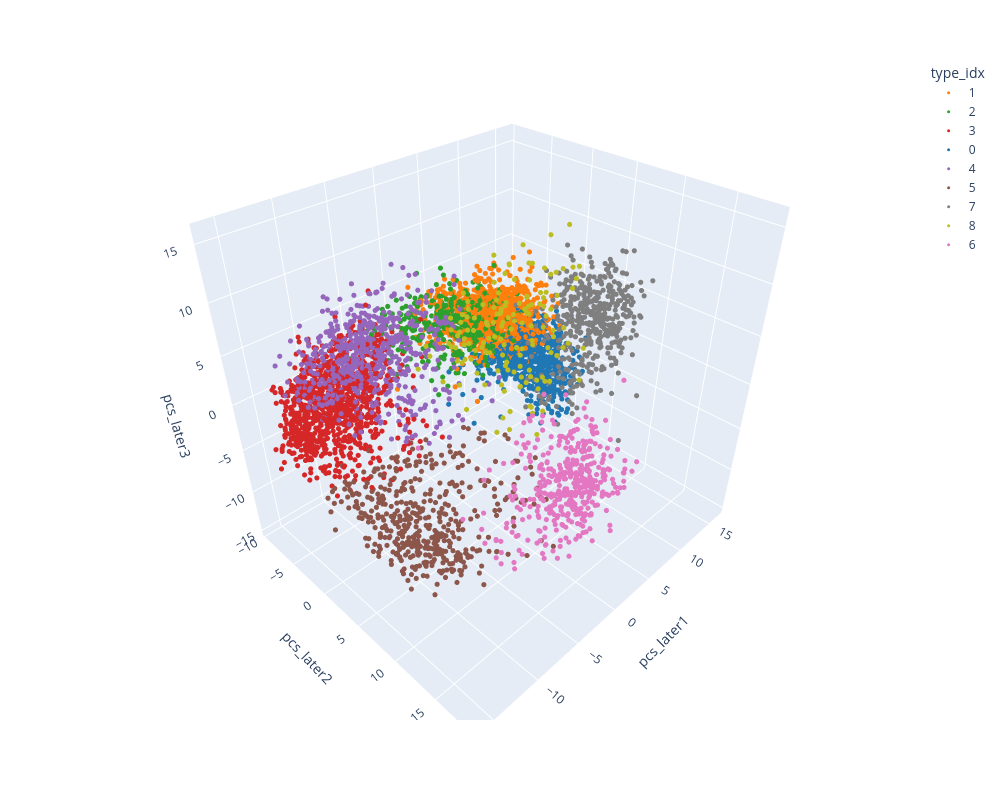

Notebook source saved alongside this figure:
### Code cell
import plotly.express as px

mpl_colors = {
    '0': '#1f77b4', '1': '#ff7f0e', '2': '#2ca02c', '3': '#d62728', '4': '#9467bd',
    '5': '#8c564b', '6': '#e377c2', '7': '#7f7f7f', '8': '#bcbd22', '9': '#17becf'
}

df = pd.DataFrame()
df['pcs_later1'] = pcs[:,0]
df['pcs_later2'] = pcs[:,1]
df['pcs_later3'] = pcs[:,2]
df['type_idx'] = sca.types_idx.astype(str)

fig = px.scatter_3d(df, x='pcs_later1', y='pcs_later2', z='pcs_later3',
                      color='type_idx', 
                      color_discrete_map=mpl_colors,
                   )
fig.update_traces(marker_size=3) 
fig.update_layout(width=1000, height=800)

fig.update_scenes(xaxis_autorange="reversed") 
fig.update_layout(scene_dragmode='orbit')
fig.show()

### Figure 1 — Plotly figure (JSON) as saved in the notebook; plotly's stock layout.template omitted (floating-point values rounded to 4 significant figures; data arrays with more than 128 entries replaced by an {"elided": "..."} marker saying what was removed)
{"data": [{"hovertemplate": "type_idx=1<br>pcs_later1=%{x}<br>pcs_later2=%{y}<br>pcs_later3=%{z}<extra></extra>", "legendgroup": "1", "marker": {"color": "#ff7f0e", "size": 3, "symbol": "circle"}, "mode": "markers", "name": "1", "scene": "scene", "showlegend": true, "type": "scatter3d", "x": {"elided": "1051 float values"}, "y": {"elided": "1051 float values"}, "z": {"elided": "1051 float values"}}, {"hovertemplate": "type_idx=2<br>pcs_later1=%{x}<br>pcs_later2=%{y}<br>pcs_later3=%{z}<extra></extra>", "legendgroup": "2", "marker": {"color": "#2ca02c", "size": 3, "symbol": "circle"}, "mode": "markers", "name": "2", "scene": "scene", "showlegend": true, "type": "scatter3d", "x": {"elided": "389 float values"}, "y": {"elided": "389 float values"}, "z": {"elided": "389 float values"}}, {"hovertemplate": "type_idx=3<br>pcs_later1=%{x}<br>pcs_later2=%{y}<br>pcs_later3=%{z}<extra></extra>", "legendgroup": "3", "marker": {"color": "#d62728", "size": 3, "symbol": "circle"}, "mode": "markers", "name": "3", "scene": "scene", "showlegend": true, "type": "scatter3d", "x": {"elided": "1068 float values"}, "y": {"elided": "1068 float values"}, "z": {"elided": "1068 float values"}}, {"hovertemplate": "type_idx=0<br>pcs_later1=%{x}<br>pcs_later2=%{y}<br>pcs_later3=%{z}<extra></extra>", "legendgroup": "0", "marker": {"color": "#1f77b4", "size": 3, "symbol": "circle"}, "mode": "markers", "name": "0", "scene": "scene", "showlegend": true, "type": "scatter3d", "x": {"elided": "773 float values"}, "y": {"elided": "773 float values"}, "z": {"elided": "773 float values"}}, {"hovertemplate": "type_idx=4<br>pcs_later1=%{x}<br>pcs_later2=%{y}<br>pcs_later3=%{z}<extra></extra>", "legendgroup": "4", "marker": {"color": "#9467bd", "size": 3, "symbol": "circle"}, "mode": "markers", "name": "4", "scene": "scene", "showlegend": true, "type": "scatter3d", "x": {"elided": "648 float values"}, "y": {"elided": "648 float values"}, "z": {"elided": "648 float values"}}, {"hovertemplate": "type_idx=5<br>pcs_later1=%{x}<br>pcs_later2=%{y}<br>pcs_later3=%{z}<extra></extra>", "legendgroup": "5", "marker": {"color": "#8c564b", "size": 3, "symbol": "circle"}, "mode": "markers", "name": "5", "scene": "scene", "showlegend": true, "type": "scatter3d", "x": {"elided": "457 float values"}, "y": {"elided": "457 float values"}, "z": {"elided": "457 float values"}}, {"hovertemplate": "type_idx=7<br>pcs_later1=%{x}<br>pcs_later2=%{y}<br>pcs_later3=%{z}<extra></extra>", "legendgroup": "7", "marker": {"color": "#7f7f7f", "size": 3, "symbol": "circle"}, "mode": "markers", "name": "7", "scene": "scene", "showlegend": true, "type": "scatter3d", "x": {"elided": "447 float values"}, "y": {"elided": "447 float values"}, "z": {"elided": "447 float values"}}, {"hovertemplate": "type_idx=8<br>pcs_later1=%{x}<br>pcs_later2=%{y}<br>pcs_later3=%{z}<extra></extra>", "legendgroup": "8", "marker": {"color": "#bcbd22", "size": 3, "symbol": "circle"}, "mode": "markers", "name": "8", "scene": "scene", "showlegend": true, "type": "scatter3d", "x": {"elided": "142 float values"}, "y": {"elided": "142 float values"}, "z": {"elided": "142 float values"}}, {"hovertemplate": "type_idx=6<br>pcs_later1=%{x}<br>pcs_later2=%{y}<br>pcs_later3=%{z}<extra></extra>", "legendgroup": "6", "marker": {"color": "#e377c2", "size": 3, "symbol": "circle"}, "mode": "markers", "name": "6", "scene": "scene", "showlegend": true, "type": "scatter3d", "x": {"elided": "424 float values"}, "y": {"elided": "424 float values"}, "z": {"elided": "424 float values"}}], "layout": {"height": 800, "legend": {"title": {"text": "type_idx"}, "tracegroupgap": 0}, "margin": {"t": 60}, "scene": {"aspectmode": "auto", "aspectratio": {"x": 1.069, "y": 0.9292, "z": 1.007}, "domain": {"x": [0, 1], "y": [0, 1]}, "dragmode": "orbit", "xaxis": {"autorange": "reversed", "title": {"text": "pcs_later1"}, "type": "linear"}, "yaxis": {"title": {"text": "pcs_later2"}, "type": "linear"}, "zaxis": {"title": {"text": "pcs_later3"}, "type": "linear"}}, "width": 1000}}
